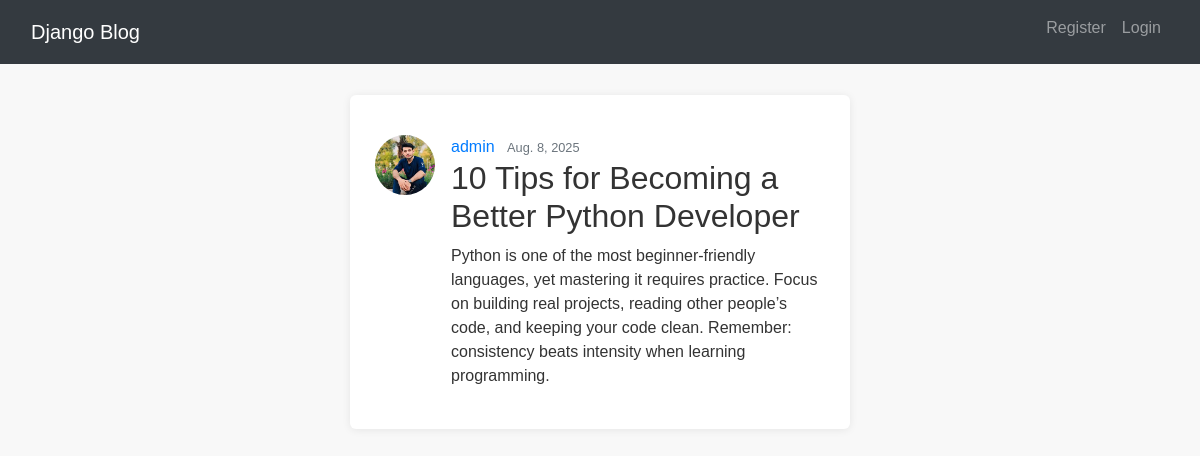
Screenshot of /post/15/ with the database file from the repository.
### blog/models.py (models this page shows, shortened)
class post(models.Model):
    title = models.CharField(max_length=200)
    content = models.TextField()
    date_posted = models.DateField(default = timezone.now)
    auther = models.ForeignKey(User, on_delete=models.CASCADE)

### users/models.py (models this page shows, shortened)
class Profile(models.Model):
    user = models.OneToOneField(User,on_delete=models.CASCADE)
    image = models.ImageField(upload_to='profile_pics', default='default.jpg')

### blog/views.py (the view)
# urls.py: path("post/<int:pk>/", PostDetailView.as_view(), name = "post-detail"),
class PostDetailView(DetailView):
    model = post

### blog/templates/blog/post_detail.html (shortened to what this page needs)
{% extends "blog/base.html" %}
{% block content %}
        <article class="media content-section">
            <img class="rounded-circle article-img" style="width: 60px; height: 60px; object-fit: cover;" src="{{ object.auther.profile.image.url }}">
            <div class="media-body">
                <div class="article-metadata">
                    <a class="mr-2 ms-3" href="{% url 'user-posts' object.auther.username %}">{{ object.auther }}</a>
                    <small class="text-muted">{{ object.date_posted }}</small>
                </div>
                <h2 class="article-title ms-3"> {{ object.title }} </h2>
                <p class="article-content ms-3">{{ object.content }}</p>
            </div>
        </article>
    </div>
{% endblock content %}

### blog/static/blog/style.css (style rules this page uses)
body { font-family: 'Arial', sans-serif; line-height: 1.5; color: #333; background-color: #f8f8f8; margin: 0; padding: 15px; }

### rows the page displays
post: auther.profile.image (picture), auther "admin", date_posted "Aug. 8, 2025", title "10 Tips for Becoming a Better Python Developer", content "Python is one of the most beginner-friendly languages, yet mastering it requires practice. Focus on building real projects, reading other people’s code, and keeping your code clean. Remember: consistency beats intensity when learning programming."
